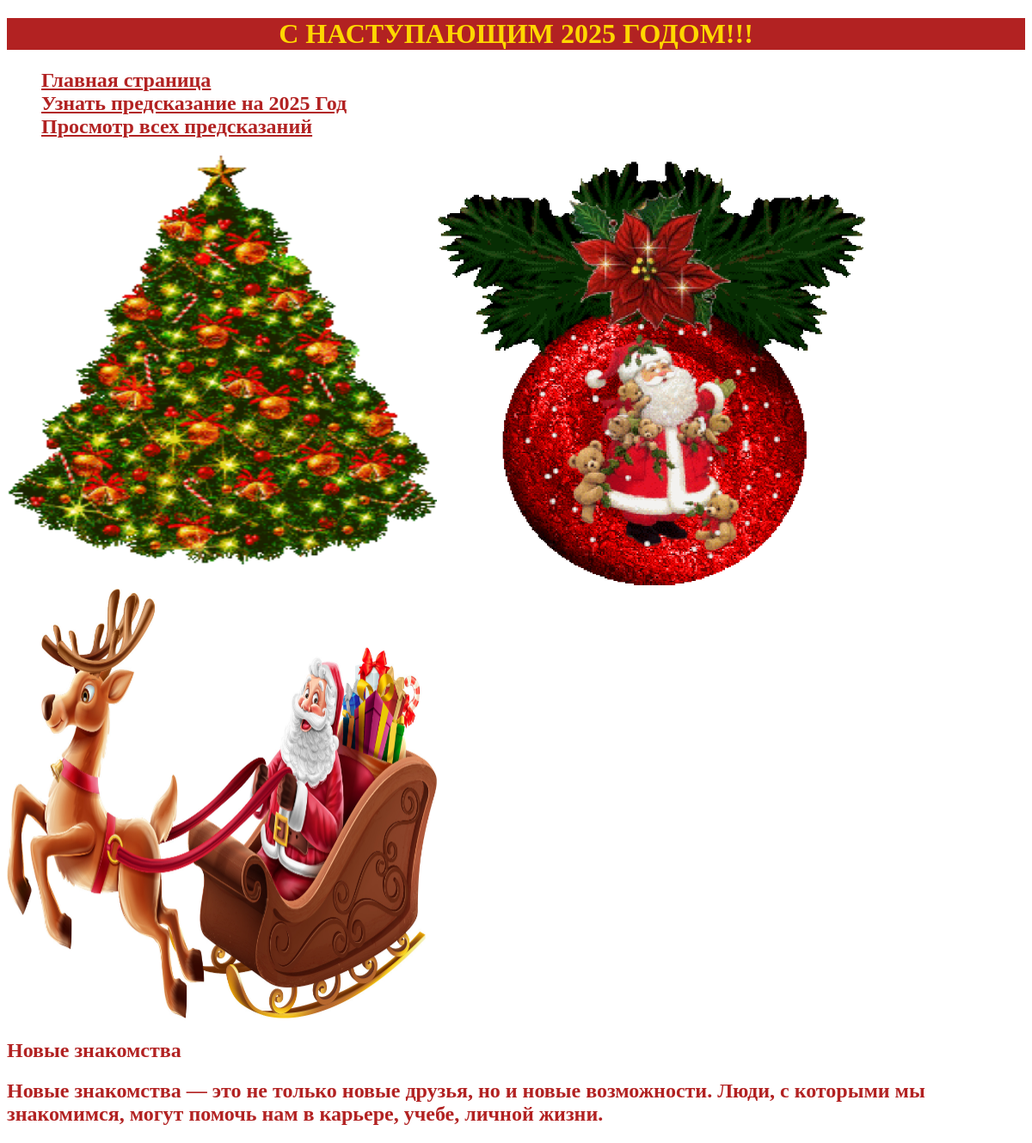
The app's page /prediction/ with its own data.
### predictions/models.py (models this page shows, shortened)
class Prediction(models.Model):
    title = models.CharField(max_length=50)
    content = models.TextField()

### predictions/views.py (the view)
# urls.py: path('prediction/', Prediction_random),
def Prediction_random(request):
    predictions = Prediction.objects.all()
    return render(request, 'prediction.html',{'Prediction':predictions[random.randint(0,len(predictions)-1)]})

### templates/prediction.html (shortened to what this page needs)
{% extends "menu.html" %}
{% block pagename %}
    {{block.super}}
{% endblock %}
{% block menu %}
    {{block.super}}
{% endblock %}
{% block grafic %}
    {{block.super}}
{% endblock %}
{% block content %}
    <h2 style="color: #B22222"> {{Prediction.title}}<br> </h2>
    <h2 style="color: #B22222"> {{Prediction.content}} </h2>
{% endblock %}

### records on screen
Prediction: title "Новые знакомства", content "Новые знакомства — это не только новые друзья, но и новые возможности. Люди, с которыми мы знакомимся, могут помочь нам в карьере, учебе, личной жизни."
